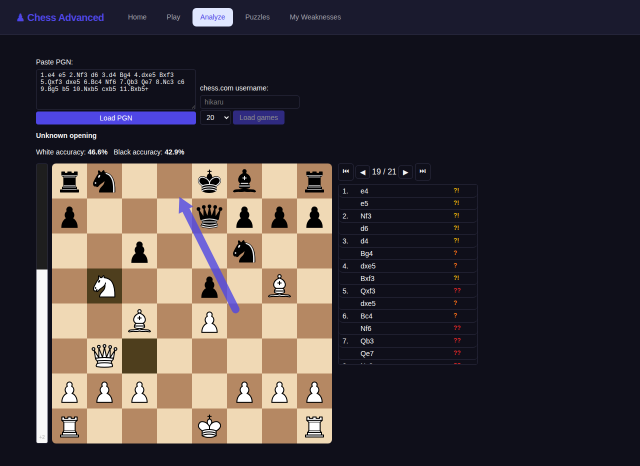
#> input picture .pi/acceptance/swarm2/screenshots/analyze-brilliant-ply19.png, 1280 x 931 px, found by its file name (shown at 1/2 size)
$ python arrow-bleed-probe.py
#> lines starting #> are read from the running program, lines starting #| are printed output that depends on the picture
"""Detect arrow bleed by looking for indigo pixels in regions where NO indigo UI element should be.

The arrow color #4f46e5 == --accent. UI elements using --accent:
  - Load PGN button (in the left input panel, x<660, y~200-260)
  - Active nav tab "Analyze" (top nav bar, y~10-50)
  - Selected square outline (on the board)

The MOVE LIST panel (x:676-956) should have ZERO indigo pixels.
If we find indigo in the move list region, that's arrow bleed.
"""
from PIL import Image
import sys

def probe(path, board=(104, 327, 664, 887), movelist=(676, 369, 956, 729)):
#> called with board = (104, 327, 664, 887), movelist = (676, 369, 956, 729)
    img = Image.open(path)
#> img is the input picture: PIL image 1280x931 RGB; mean R, G, B 67.4, 59.3, 61.1
    w, h = img.size
#> w = 1280; h = 931
    pixels = img.load()
    target = (79, 70, 229)
    # Just use fixed regions but check image bounds
    ml_x1, ml_y1, ml_x2, ml_y2 = movelist
    ml_x2 = min(ml_x2, w - 1)
#> ml_x2 = 956
    ml_y2 = min(ml_y2, h - 1)
#> ml_y2 = 729
    in_movelist = 0
    in_movelist_pts = []
    for y in range(ml_y1, ml_y2, 2):
        for x in range(ml_x1, ml_x2, 2):
            r, g, b = pixels[x, y][:3]
            if abs(r - target[0]) < 40 and abs(g - target[1]) < 40 and abs(b - target[2]) < 40:
                in_movelist += 1
                in_movelist_pts.append((x, y))
#> after the loop, in_movelist = 0; in_movelist_pts = []
    print(f"{path}")
    print(f"  size: {w}x{h}")
#|   size: 1280x931
    print(f"  indigo pixels in MOVE LIST region ({ml_x1}-{ml_x2}, {ml_y1}-{ml_y2}): {in_movelist}")
#|   indigo pixels in MOVE LIST region (676-956, 369-729): 0
    if in_movelist_pts:
        xs = [p[0] for p in in_movelist_pts]
        ys = [p[1] for p in in_movelist_pts]
        print(f"    x: {min(xs)}-{max(xs)}, y: {min(ys)}-{max(ys)}")
        print(f"    >>> ARROW BLEED INTO MOVE LIST CONFIRMED")
    else:
        print(f"    >>> move list clean (no arrow bleed)")
    print()

probe('.pi/acceptance/swarm2/screenshots/analyze-brilliant-ply19.png')
probe('.pi/acceptance/swarm2/screenshots/analyze-scrub-ply6.png')
#> call 2 of probe, with board = (104, 327, 664, 887), movelist = (676, 369, 956, 729)
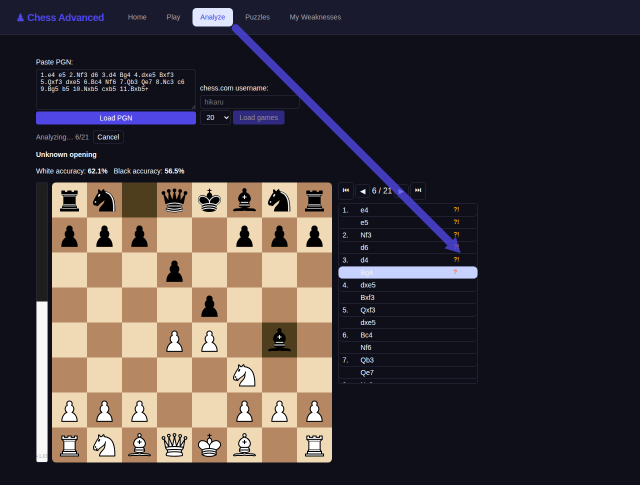
#> input picture .pi/acceptance/swarm2/screenshots/analyze-scrub-ply6.png, 1280 x 969 px, found by its file name (shown at 1/2 size)
#> in probe, img is the input picture: PIL image 1280x969 RGB; mean R, G, B 66.1, 58.4, 61.3
#> after the loop in probe (call 2), `for y in range(ml_y1, ml_y2, 2):`: in_movelist = 56; in_movelist_pts = 56 pairs, first value 780 to 882, second value 369 to 457
#|   size: 1280x969
#|   indigo pixels in MOVE LIST region (676-956, 369-729): 56
#> in probe (call 2), `xs = [p[0] for p in in_movelist_pts]`: xs = 56 values, max 882 at index 55, min 780 at index 5, mean 816.9
#> in probe (call 2), `ys = [p[1] for p in in_movelist_pts]`: ys = 56 values from 369 to 457
#|     x: 780-882, y: 369-457
probe('.pi/acceptance/swarm2/screenshots/analyze-complete-ply21.png')
#> call 3 of probe, with board = (104, 327, 664, 887), movelist = (676, 369, 956, 729)
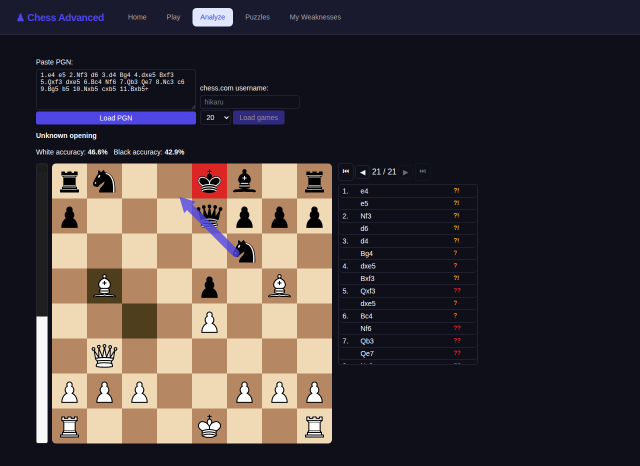
#> input picture .pi/acceptance/swarm2/screenshots/analyze-complete-ply21.png, 1280 x 931 px, found by its file name (shown at 1/2 size)
#> in probe, img is the input picture: PIL image 1280x931 RGB; mean R, G, B 67.1, 58.4, 60
#> after the loop in probe (call 3), `for y in range(ml_y1, ml_y2, 2):`: in_movelist = 0; in_movelist_pts = []
#|   size: 1280x931
#|   indigo pixels in MOVE LIST region (676-956, 369-729): 0
probe('.pi/acceptance/swarm2/screenshots/user-arrow-check.png')
#> (the run stopped early here; a loop or call above may not have finished)
